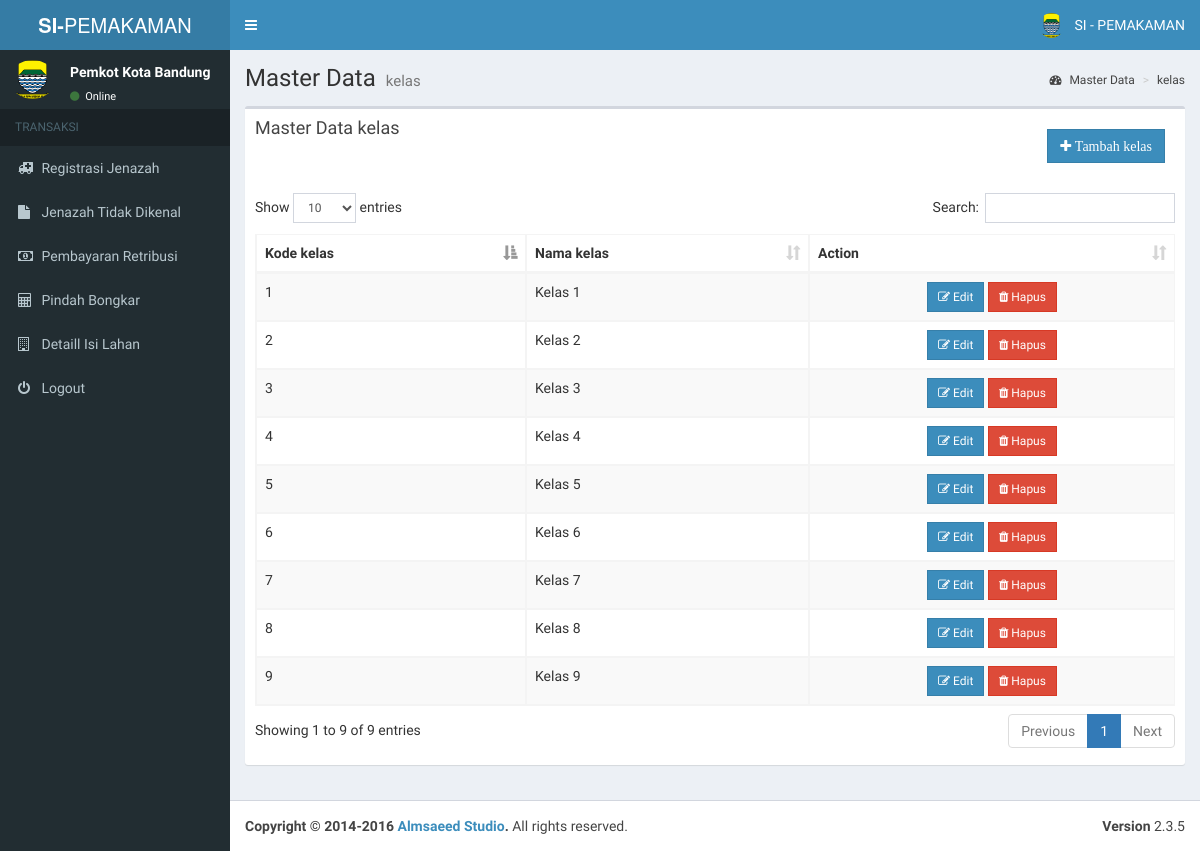
The app's page /pages/admin/kelola_kelas.php (signed in) with its own data.
### tables this page shows
CREATE TABLE IF NOT EXISTS `kelas` (
  `id_kelas` int(11) NOT NULL,
  `nama_kelas` varchar(255) DEFAULT NULL,
  `harga` int(11) DEFAULT NULL
);

### pages/admin/kelola_kelas.php (the view, shortened to what this page needs)
<?php include('header.php'); ?>
<?php include('nav.php'); ?>
<div class="content-wrapper">
  <section class="content-header">
    <h1>
      Master Data
      <small>kelas</small>
    </h1>
    <ol class="breadcrumb">
      <li><a href="#"><i class="fa fa-dashboard"></i> Master Data</a></li>
      <li><a href="#">kelas</a></li>
    </ol>
  </section>
  <section class="content">
    <div class="row">
      <div class="col-xs-12">
        <div class="box">
          <div class="box-header">
            <h3 class="box-title">Master Data kelas</h3>
            <div class="box-header pull-right">
              <button type="button" class="btn btn-primary btn-flat" data-toggle="modal" data-target="#myModal"><span class="fa fa-plus"> Tambah kelas</span></button>
            </div>
          </div>
          <div class="box-body">
            <div class="table-responsive">
              <table id="example1" class="table table-bordered table-striped">
                <thead>
                  <tr>
                    <th>Kode kelas</th>
                    <th>Nama kelas</th>
                    <th>Action</th>
                  </tr>
                </thead>
                <tbody>
                  <?php
                  $no=1;
                  $sql = mysql_query("SELECT * FROM kelas")or die(mysql_error());
                  while($row = mysql_fetch_array($sql)){
                    ?>
                    <tr>
                      <form method="POST" action="">
                        <td><?php echo $row['id_kelas']; ?></td>
                        <td><?php echo $row['nama_kelas'] ?></td>
                        <td align="center">
                          <a href="#" class='open_modal' id='<?php echo $row['id_kelas']; ?>'>
                           <button type="button" class="btn btn-primary btn-flat btn-sm">
                            <i class="fa fa-edit"></i> Edit</button></a>
                            <a href="delete_kelas.php?&id_kelas=<?php echo $row['id_kelas']; ?>" class="delete-link">
                              <button type="submit" class="btn btn-danger btn-flat btn-sm">
                                <i class="fa fa-trash"></i> Hapus</button></a>
                              </td>
                            </form>
                          </tr>
                          <?php $no++; } ?>
                        </tbody>
                      </table>
                    </div>
                  </div>
                </div>
              </div>
            </div>
          </section>
        </div>
       <?php include('footer.php'); ?>

### records on screen
kelas: id_kelas "1", nama_kelas "Kelas 1"
kelas: id_kelas "2", nama_kelas "Kelas 2"
kelas: id_kelas "3", nama_kelas "Kelas 3"
kelas: id_kelas "4", nama_kelas "Kelas 4"
kelas: id_kelas "5", nama_kelas "Kelas 5"
kelas: id_kelas "6", nama_kelas "Kelas 6"
kelas: id_kelas "7", nama_kelas "Kelas 7"
kelas: id_kelas "8", nama_kelas "Kelas 8"
kelas: id_kelas "9", nama_kelas "Kelas 9"
